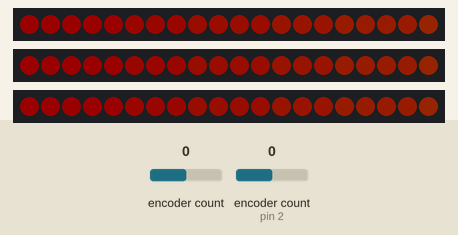
This sketch was run on a simulated Arduino Uno, built with avr-gcc and run on an emulated ATmega328P. Shown: 3 × 20 RGB LEDs in strip order, left to right. Inputs (shaded band) come from the test bench; at power-on: encoder count 0, encoder count (sensor on pin 2) 0. Dim RGB values are drawn brighter than linear.

Above: at 4.23 s.
4.3 s: encoder count (sensor 0) set to 4
6.0 s: encoder count (sensor on pin 2) set to 1
7.5 s: encoder count (sensor 0) set to 5
9.0 s: encoder count (sensor 0) set to 6
10.5 s: encoder count (sensor 0) set to 10
At 11.7 s:
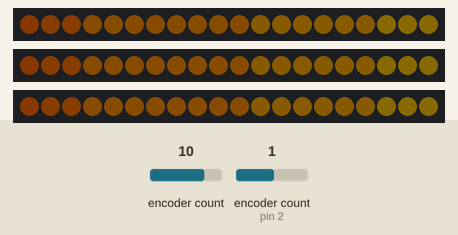
12.0 s: encoder count (sensor 0) set to 11
Timing chart, 0 to 14.5 s (numbered marks = the images above; inputs shaded):
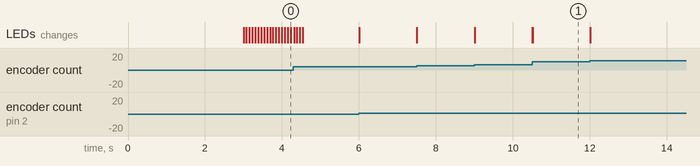

Measured:
- after the input at 10.5 s, the LEDs: first change at once (image 1 shows a later state)

The sketch:

led_stripes.ino
```cpp
#define ENABLE_SPEED 0
#include <MD_REncoder.h>
#include <FastLED.h>

#define NUM_LEDS            20
#define BRIGHTNESS          100
#define MAX_BRIGHNTESS_GLOBAL 200     // max 255; better 254
#define LED_TYPE            NEOPIXEL

// LED Array
CRGB leds[NUM_LEDS];

/////////////////////////////
// PINS:
// Poti 1
#define CLK_1               0
#define DT_1                1
// Poti 2
#define CLK_2               2
#define DT_2                3
// LED Stripes
#define STRIPE_PIN_1        5
#define STRIPE_PIN_2        6
#define STRIPE_PIN_3        7
/////////////////////////////

//#define UPDATES_PER_SECOND 24
#define LOOP_INTERVAL       24

CRGBPalette16 currentPalette;
TBlendType    currentBlending;

uint8_t index               = 0;    // color index, uses rainbow color palette
uint8_t brightness          = 100;  // tracking current brightness
uint8_t max_brightness      = 100;  // max brightness, will be adjusted by poti 2
uint8_t brightness_interval = 60;   // interval, defines min brightness (max - interval)
uint8_t fade_amount         = 2;    // change in brightness

uint8_t motion_speed        = 3;    // increments the color index, defines the speed at which colors are changing
uint8_t brightness_speed    = 3;    // increments the brightness max by this amount

// Potentiometer
// set up encoder object
MD_REncoder poti_1 = MD_REncoder(CLK_1, DT_1);
MD_REncoder poti_2 = MD_REncoder(CLK_2, DT_2);

// internal helper
bool pulsing_direction = true;      // internal switch to determine if increment/decrement brightness
uint8_t interval_counter = 0;       // counter; used to skip loop steps to adjust colors

/**
 * Setup method. Setup LED array with defined PINs, init brightness
 * Color Palette = rainbow
 * setup 2 Potentionmeters
 * activate initial colors
 */
void setup() {

  delay( 3000 ); // power-up safety delay
  FastLED.addLeds<LED_TYPE, STRIPE_PIN_1>(leds, NUM_LEDS).setCorrection( TypicalLEDStrip );
  FastLED.addLeds<LED_TYPE, STRIPE_PIN_2>(leds, NUM_LEDS).setCorrection( TypicalLEDStrip );
  FastLED.addLeds<LED_TYPE, STRIPE_PIN_3>(leds, NUM_LEDS).setCorrection( TypicalLEDStrip );
  FastLED.setBrightness(  BRIGHTNESS );


  currentPalette = RainbowColors_p;
  currentBlending = LINEARBLEND;
  // initialize Potis
  poti_1.begin();
  poti_2.begin();

  FillLEDsFromPaletteColors(index);

  // debug
  Serial.begin(57600);
}

/**
 * Main loop. Reads out Potis, adjusts LEDs
 *
 * TODO: send color index to network server
 */
void loop() {

  // reads potentionmeter 1 and adjusts the color index
  poti_set_color_index(poti_1);
  // reads potentionmeter 2 and adjusts brightness
  poti_set_brightness(poti_2);

  // set brightness --> pulsing effect
  set_brightness();
  // activate settings on the LEDs
  FastLED.show();
//  FastLED.delay(1000 / UPDATES_PER_SECOND);
}

/**
 * reads the poti_1 value, and increases/decreases
 * the color index on the palette
 */
void poti_set_color_index(MD_REncoder & poti) {

  uint8_t x = poti.read();
  if (x) {
    if (x == DIR_CW) {
      index+=motion_speed;
    } else {
      index-=motion_speed;
    }
    FillLEDsFromPaletteColors(index);
  }
}

/**
 * sets brightness on the LEDs in the parameters of 'max_brightness' and
 * 'brightness_interval'
 */
void poti_set_brightness(MD_REncoder & poti) {

  uint8_t x = poti.read();
  if (x) {
    if (x == DIR_CW) {
      if ((max_brightness + brightness_speed) > MAX_BRIGHNTESS_GLOBAL ){
        max_brightness = MAX_BRIGHNTESS_GLOBAL;
      } else {
        max_brightness+=brightness_speed;
      }
    } else {
      if ((max_brightness < brightness_interval)  ){
        max_brightness = brightness_interval;
      } else {
        max_brightness-=brightness_speed;
      }
    }
    FillLEDsFromPaletteColors(index);
  }
}

/**
 * Set all LEDs in the Arrays with the given color index
 *
 * @index uint8_t colorindex, 0-255, rainbow palette
 */
void FillLEDsFromPaletteColors( uint8_t colorIndex) {

//  Serial.println(brightness);
  for( int i = 0; i < NUM_LEDS; i++) {
      leds[i] = ColorFromPalette( currentPalette, colorIndex, brightness, currentBlending);
      colorIndex += 1;
  }
}

/**
 * Sets the (global) brightness for the LEDs. Uses the LOOP_INTERVSL define
 *  to skip an amount of loops
 *
 *  Does a pulsing effect on the LEDs, brightness levels are defined by a max value
 *  'max_brightness' and a 'brightness_interval'.
 *  Values cannot b ebigger than 255 or 0, overflows shoulnd't be allowed, since
 *  it isnn't a pulsing effect anymore then.
 */
void set_brightness() {

  if (interval_counter < LOOP_INTERVAL) {
    ++interval_counter;
    return;
  }
  interval_counter = 0;
  if (brightness >= max_brightness) {
    pulsing_direction = false;
  }
  if (brightness <= (max_brightness - brightness_interval)) {
    pulsing_direction = true;
  }
  if (pulsing_direction) {
    if ((brightness + fade_amount) <= 255 ){
      brightness+=fade_amount;
    }
  } else {
    if ((brightness - fade_amount ) >= brightness_interval ){
      brightness-=fade_amount;
    }
  }
  FastLED.setBrightness(brightness);
}
```
